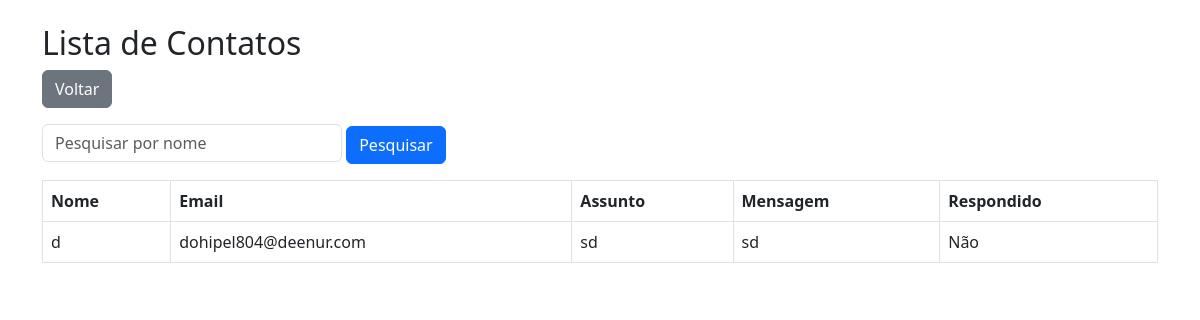
The app's page /contatos, older data.
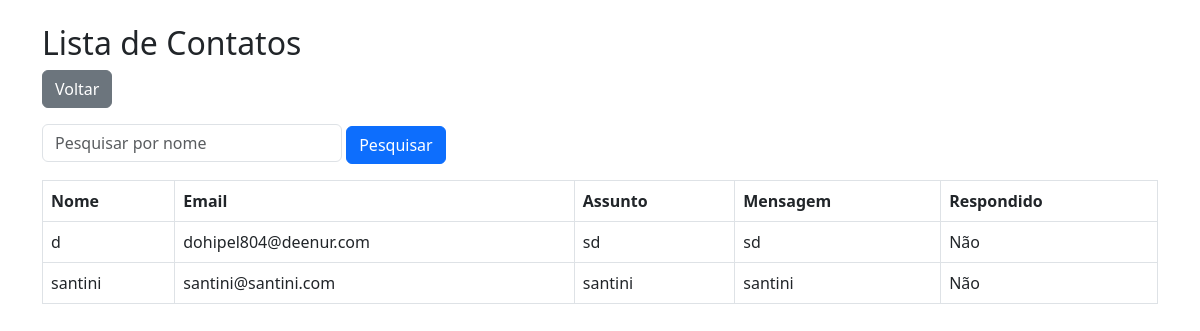
The same page, newer data.
### models.py (models this page shows)
class Contato(db.Model):
    id = db.Column(db.Integer, primary_key=True)
    nome = db.Column(db.String(100), nullable=False)
    email = db.Column(db.String(100), nullable=False)
    assunto = db.Column(db.String(100), nullable=False)
    mensagem = db.Column(db.Text, nullable=False)
    respondido = db.Column(db.Boolean, default=False)

### app.py (the view)
@app.route('/contatos')
def contato_lista():
    pesquisa = request.args.get('pesquisa')
    if pesquisa:
        contatos = Contato.query.filter(Contato.nome.contains(pesquisa)).all()
    else:
        contatos = Contato.query.all()
    return render_template('contato_lista.html', contatos=contatos)

### templates/contato_lista.html (shortened to what this page needs)
{% extends 'base.html' %}
{% block content %}
    <h2>Lista de Contatos</h2>
    <button type="button" class="btn btn-secondary mb-3" onclick="window.history.back()">Voltar</button>
    <form method="GET" class="mb-3">
        <input type="text" name="pesquisa" placeholder="Pesquisar por nome" class="form-control" style="width: 300px; display: inline-block;">
        <button type="submit" class="btn btn-primary">Pesquisar</button>
    </form>
    <table class="table table-bordered">
        <thead>
            <tr>
                <th>Nome</th>
                <th>Email</th>
                <th>Assunto</th>
                <th>Mensagem</th>
                <th>Respondido</th>
            </tr>
        </thead>
        <tbody>
            {% for contato in contatos %}
            <tr>
                <td>{{ contato.nome }}</td>
                <td>{{ contato.email }}</td>
                <td>{{ contato.assunto }}</td>
                <td>{{ contato.mensagem }}</td>
                <td>{{ 'Sim' if contato.respondido else 'Não' }}</td>
            </tr>
            {% endfor %}
        </tbody>
    </table>
{% endblock %}

### templates/base.html (shortened to what this page needs)
<!DOCTYPE html>
<html lang="pt-br">
<head>
    <link rel="stylesheet" href="https://cdn.jsdelivr.net/npm/bootstrap@5.3.0/dist/css/bootstrap.min.css">
</head>
<body>
    <div class="container mt-4">
        {% block content %}{% endblock %}
    </div>
</body>
</html>

Row changes from the older to the newer data that the page shows:
added Contato: nome "santini", email "santini@santini.com", assunto "santini", mensagem "santini", respondido "Não"
